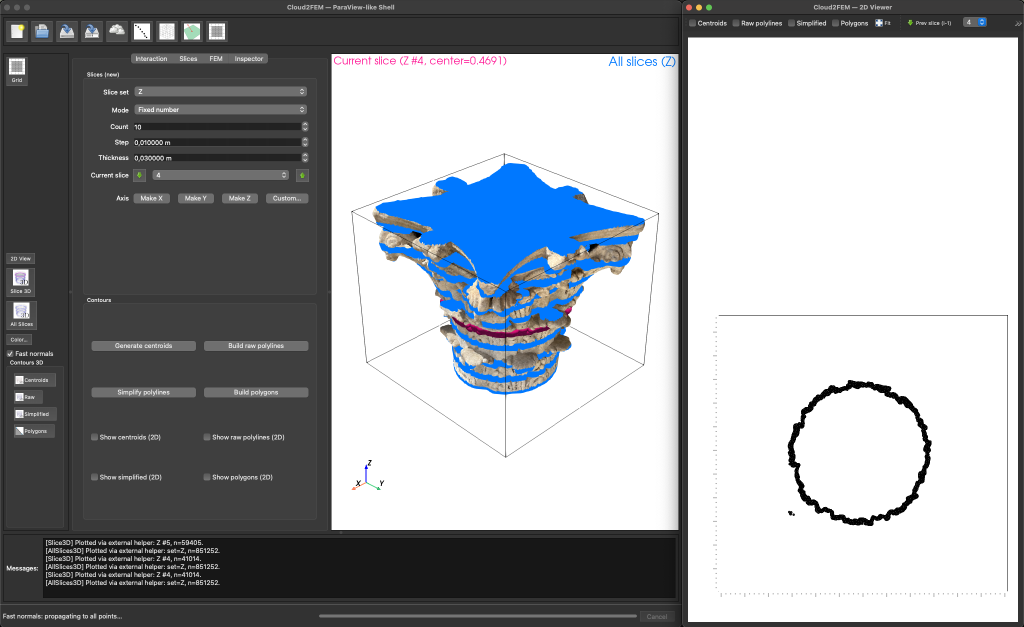
#> input picture assets/image1.png, 2048 x 1254 px (shown at 1/2 size)
$ python create_logos.py --src ../assets/image1.png
#> lines starting #> are read from the running program, lines starting #| are printed output that depends on the picture
#!/usr/bin/env python3
"""
Create rounded-corner PNGs (and optional ICNS) from a square source PNG.

This script:
  1) Loads a square PNG (recommended: 1024x1024) with or without alpha.
  2) Optionally adds transparent padding (safe area) like macOS icons.
  3) Applies a rounded rectangle alpha mask (anti-aliased).
  4) Saves a *_rounded.png.
  5) Optionally writes all Apple icon sizes to icons/rounded/.
  6) (macOS only, optional) Builds a .icns via iconutil if requested.

Usage:
  python icons/create_logos.py --src icons/logo_C2F4DT.png --basename C2F4DT --padding-pct 0.08 --make-sizes --make-icns

Notes:
  - Keep the source square for best results. The script can square-pad if needed.
  - Pillow required: pip install pillow
"""

from __future__ import annotations
import argparse
import os
import shutil
import subprocess
from pathlib import Path
from typing import Tuple

from PIL import Image, ImageDraw, ImageFilter


def parse_args() -> argparse.Namespace:
    """Parse CLI arguments.

    Returns:
        argparse.Namespace: Parsed arguments with src, basename, radius, etc.
    """
    p = argparse.ArgumentParser(description="Generate rounded PNGs and optional ICNS.")
    p.add_argument("--src", required=True, help="Path to source PNG (e.g., icons/logo.png)")
    p.add_argument("--basename", default="AppIcon", help="Base name for outputs (default: AppIcon)")
    p.add_argument("--radius", type=int, default=200, help="Corner radius for 1024x1024 (scaled for other sizes).")
    p.add_argument("--padding-pct", type=float, default=0.08,
                   help="Transparent padding per side as fraction of width (e.g., 0.08 = 8%% per side).")
    p.add_argument("--outdir", default="", help="Output directory for PNG sizes.")
    # p.add_argument("--outdir", default="icons/rounded", help="Output directory for PNG sizes.")
    p.add_argument("--make-sizes", action="store_true", help="Generate all Apple icon sizes under outdir.")
    p.add_argument("--make-icns", action="store_true", help="On macOS, also create a .icns from generated sizes.")
    # --- add to parse_args() ---
    p.add_argument(
        "--padding-order",
        choices=["before", "after"],
        default="after",
        help="Apply padding before or after rounding (default: after).",
    )

    return p.parse_args()


def load_square_image(src: Path) -> Image.Image:
    """Load and square-pad the image if not square.

    Args:
        src: Path to input image.

    Returns:
        PIL.Image.Image: RGBA square image.
    """
    if not src.exists():
        raise FileNotFoundError(f"Source PNG not found: {src}")

    im = Image.open(src).convert("RGBA")
#> im is the input picture: PIL image 2048x1254 RGBA; mean R, G, B, A 156.1, 159.5, 163.6, 255
    w, h = im.size
    if w == h:
        return im

    # Pad to square (centered) with transparent background.
    size = max(w, h)
    canvas = Image.new("RGBA", (size, size), (0, 0, 0, 0))  # Transparent background
#> canvas: PIL image 2048x2048 RGBA; every value is 0
    off = ((size - w) // 2, (size - h) // 2)
    canvas.paste(im, off, im if im.mode == "RGBA" else None)  # Preserve transparency if available
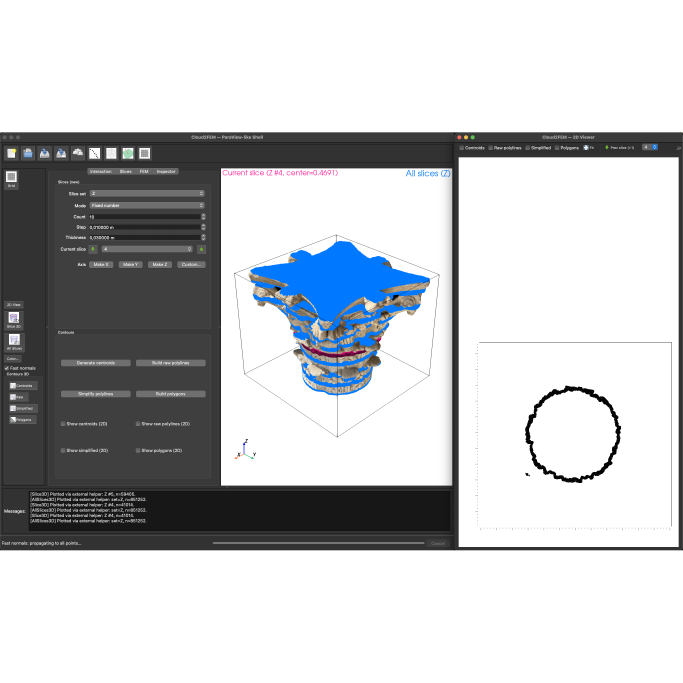
#> canvas: PIL image 2048x2048 RGBA (shown at 1/3 size); mean R, G, B, A 95.6, 97.7, 100.2, 156.1; transparent parts drawn white
    return canvas


# [28 lines left out: function add_transparent_padding, not called in this run]


def rounded_mask(size: Tuple[int, int], radius: int) -> Image.Image:
    """Create an anti-aliased rounded rectangle mask.

    Args:
        size: (width, height).
        radius: Corner radius in pixels.

    Returns:
        PIL.Image.Image: L-mode mask with softened edges.
    """
    w, h = size
    m = Image.new("L", (w, h), 0)
    d = ImageDraw.Draw(m)
    d.rounded_rectangle((0, 0, w, h), radius=radius, fill=255)
    # Slight blur for antialiasing on the edge
    return m.filter(ImageFilter.GaussianBlur(0.8))


def apply_rounded(im: Image.Image, base_radius_1024: int = 200) -> Image.Image:
    """Apply rounded-corner alpha proportional to image size (relative to 1024).

    Args:
        im: RGBA image (square).
        base_radius_1024: Radius to use when size == 1024.

    Returns:
        PIL.Image.Image: RGBA with updated alpha for rounded corners.
    """
#> called with base_radius_1024 = 200
    w, h = im.size
    scale = w / 1024.0
    radius = max(1, int(base_radius_1024 * scale))
    m = rounded_mask((w, h), radius)
#> in rounded_mask, `return m.filter(ImageFilter.GaussianBlur(0.8))`:
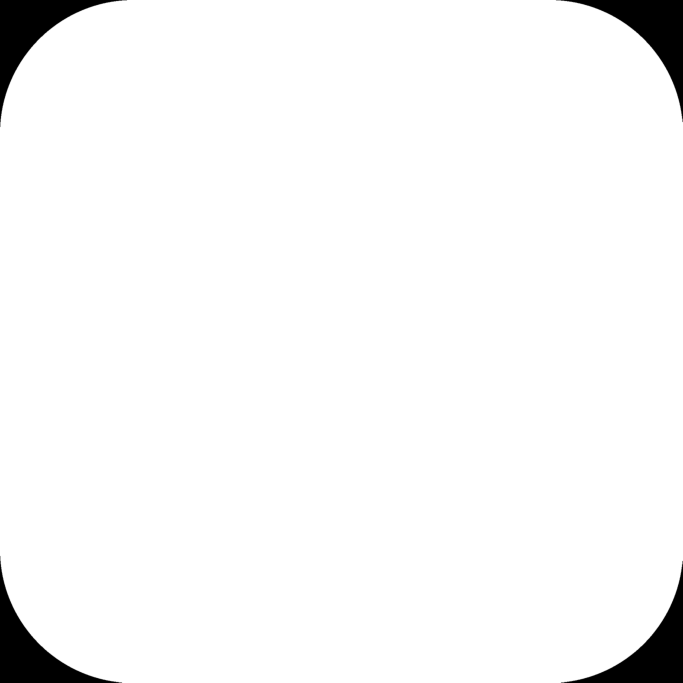
#> returned value: PIL image 2048x2048 L (shown at 1/3 size); min 0, max 255, mean 246.7
    out = im.copy()
    out.putalpha(m)
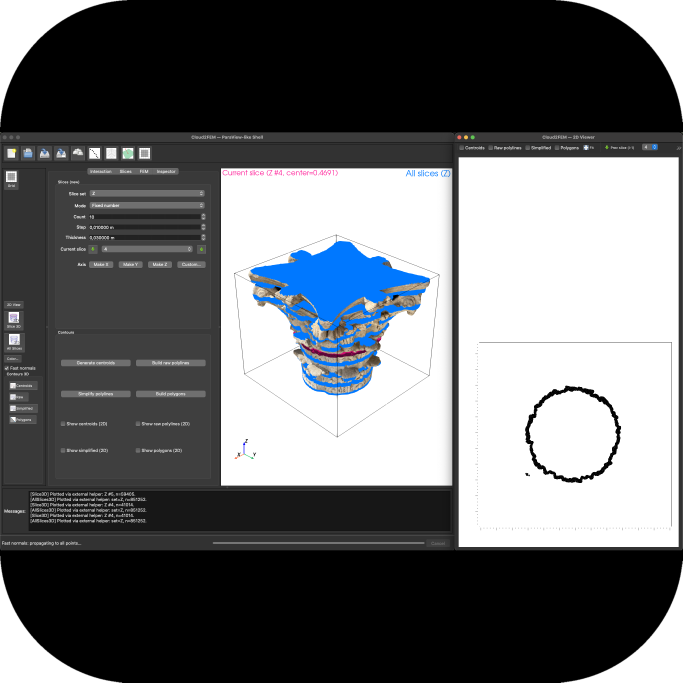
#> out: PIL image 2048x2048 RGBA (shown at 1/3 size); mean R, G, B, A 95.6, 97.7, 100.2, 246.7; transparent parts drawn white
    return out


def save_png(im: Image.Image, path: Path) -> None:
    """Save PNG with alpha.

    Args:
        im: RGBA image.
        path: Output path.
    """
    path.parent.mkdir(parents=True, exist_ok=True)
    im.save(path, format="PNG")


# [81 lines left out: functions resize_and_save, generate_sizes, build_icns_from_sizes, not called in this run]

# --- keep your existing add_transparent_padding() as-is (padding BEFORE rounding) ---

def add_transparent_padding_after_round(im: Image.Image, padding_pct: float) -> Image.Image:
    """Add transparent padding AFTER rounding by shrinking the rounded content.

    Args:
        im: RGBA square image that is already rounded (has alpha on corners).
        padding_pct: Padding per side as fraction of width (0.0–0.3 recommended).

    Returns:
        PIL.Image.Image: RGBA image of the SAME size, with the rounded content
        scaled down and centered to create a transparent border.
    """
#> called with padding_pct = 0.08
    if padding_pct <= 0:
        return im

    padding_pct = max(0.0, min(0.3, padding_pct))
    w, h = im.size
    pad = int(round(w * padding_pct))
    target_w = max(1, w - 2 * pad)
    target_h = max(1, h - 2 * pad)

    # Downscale the already-rounded content (keeps its alpha edges)
    shrunk = im.resize((target_w, target_h), Image.LANCZOS)
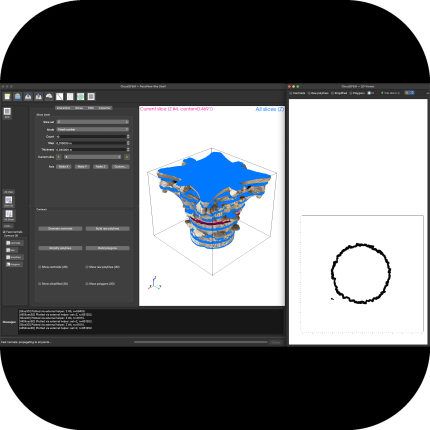
#> shrunk: PIL image 1720x1720 RGBA (shown at 1/4 size); mean R, G, B, A 95.5, 97.6, 100.1, 246.7; transparent parts drawn white

    # Compose on a transparent canvas of the original size
    canvas = Image.new("RGBA", (w, h), (0, 0, 0, 0))
    canvas.paste(shrunk, (pad, pad), shrunk)
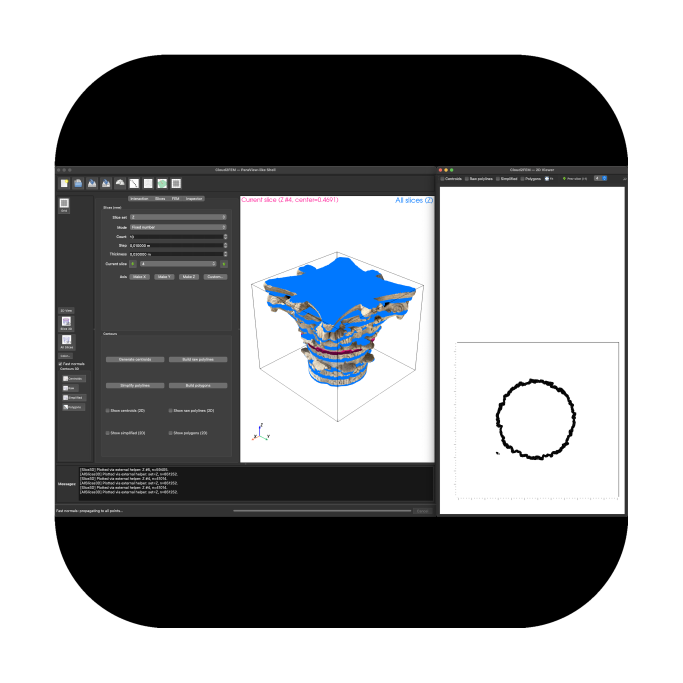
#> canvas: PIL image 2048x2048 RGBA (shown at 1/3 size); mean R, G, B, A 67.4, 68.9, 70.6, 174; transparent parts drawn white
    return canvas


def main() -> None:
    """CLI entrypoint."""
    args = parse_args()
    src = Path(args.src)
    outdir = Path(args.outdir)
    basename = args.basename

    # --- replace the main() body from padding/rounding onward ---
    # 1) Load and square-pad if necessary
    im = load_square_image(src)

    # 2) Padding and rounding according to order
    if args.padding_order == "before":
        # padding first, then rounding (old behavior)
        if args.padding_pct and args.padding_pct > 0:
            im = add_transparent_padding(im, args.padding_pct)
        rounded = apply_rounded(im, base_radius_1024=args.radius)
    else:
        # default: round first, then padding (requested behavior)
        rounded = apply_rounded(im, base_radius_1024=args.radius)
        if args.padding_pct and args.padding_pct > 0:
            rounded = add_transparent_padding_after_round(rounded, args.padding_pct)

    # 3) Save high-res rounded master
    master_out = outdir / f"{basename}_rounded.png"
    save_png(rounded, master_out)
    print(f"Saved: {master_out}")

    # 4) Optional: generate all sizes
    if args.make_sizes:
        generate_sizes(rounded, outdir, basename)
        print(f"Generated sizes in: {outdir}")

    # 5) Optional: build .icns (macOS)
    if args.make_icns:
        icns_path = build_icns_from_sizes(outdir, basename)
        print(f"Created ICNS: {icns_path}")


if __name__ == "__main__":
    main()


# python create_logos.py \
#   --src logo_C2F4DT.png \
#   --basename C2F4DT \
#   --radius 200 \
#   --padding-pct 0.08 \
#   --padding-order after \
#   --make-sizes \
#   --make-icns

$ run again, on assets/image11.png
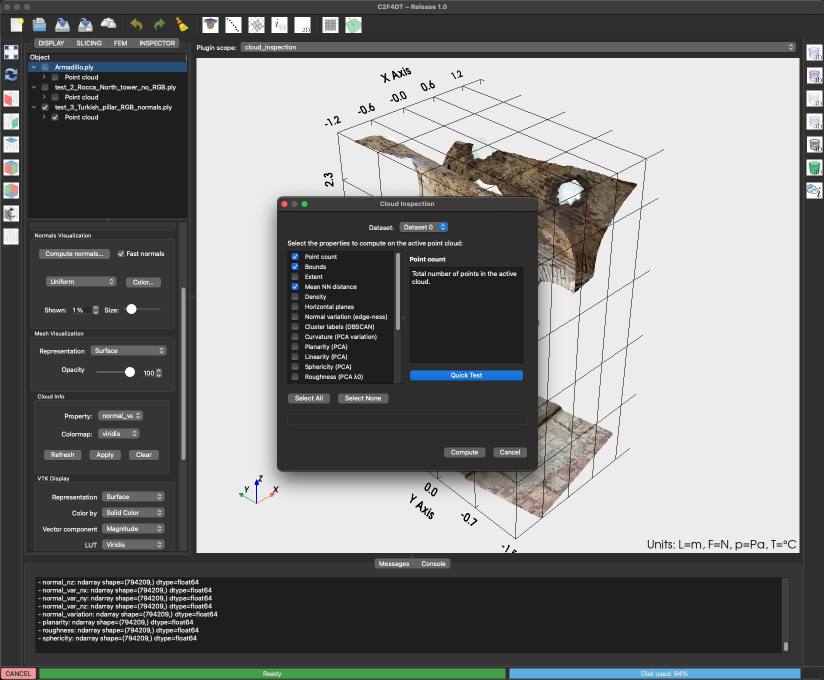
#> input picture assets/image11.png, 1648 x 1360 px (shown at 1/2 size)
#> in load_square_image, im is the input picture: PIL image 1648x1360 RGBA; mean R, G, B, A 122.2, 123.2, 122.6, 255
#> m: PIL image 1648x1648 L; every value is 0
#> in apply_rounded, `out.putalpha(m)`:
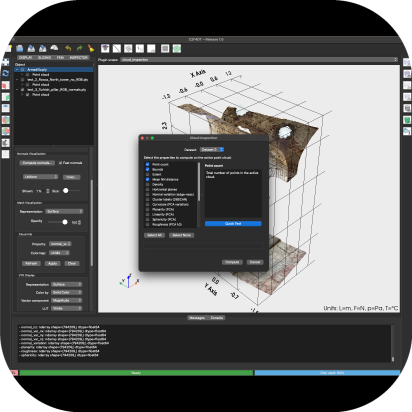
#> out: PIL image 1648x1648 RGBA (shown at 1/4 size); mean R, G, B, A 100.9, 101.7, 101.2, 246.8; transparent parts drawn white
#> in add_transparent_padding_after_round, `canvas.paste(shrunk, (pad, pad), shrunk)`:
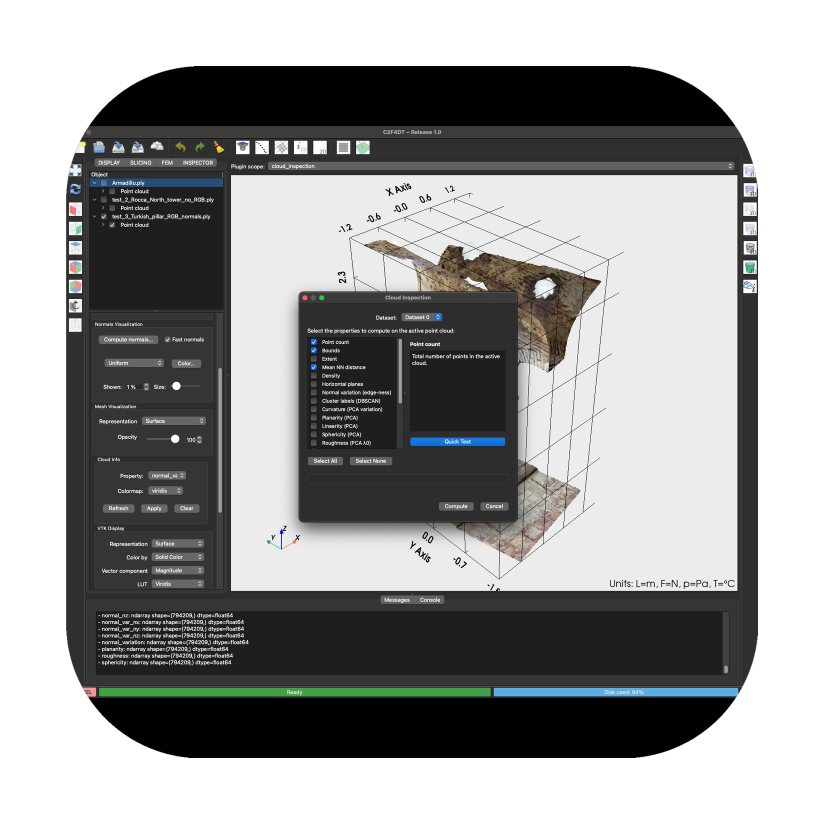
#> canvas: PIL image 1648x1648 RGBA (shown at 1/2 size); mean R, G, B, A 70.9, 71.5, 71.1, 174; transparent parts drawn white
